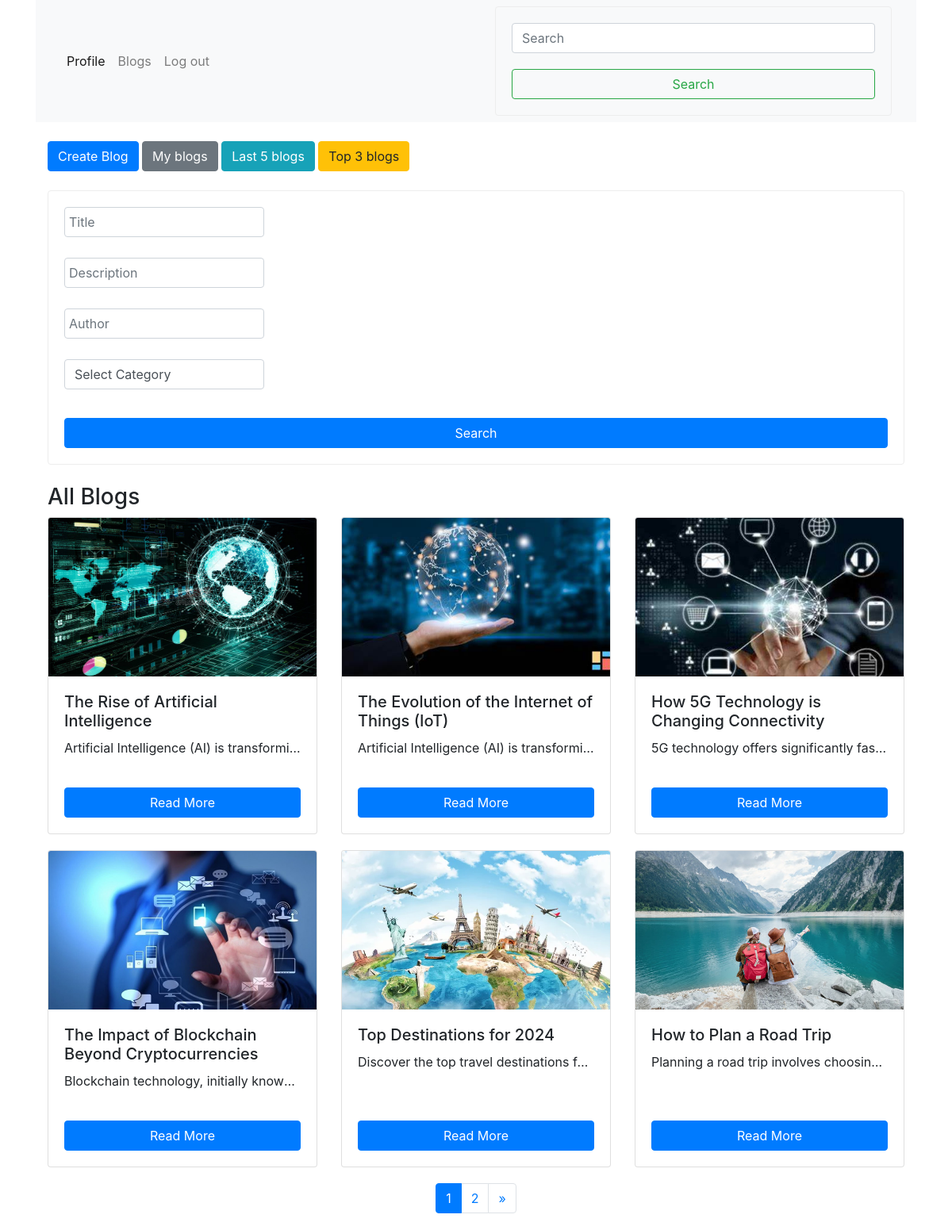
Screenshot of /blogs/blogs.php (signed in) with the database file from the repository.
### tables this page shows
CREATE TABLE `blogs` (
  `id` bigint(20) NOT NULL,
  `user_id` bigint(20) DEFAULT NULL,
  `category_id` bigint(20) DEFAULT NULL,
  `title` varchar(255) NOT NULL,
  `description` mediumtext NOT NULL,
  `blog_img` varchar(255) NOT NULL,
  `is_publish` tinyint(1) DEFAULT 0,
  `view_count` int(11) DEFAULT NULL,
  `created_at` timestamp NOT NULL DEFAULT current_timestamp(),
  `updated_at` timestamp NOT NULL DEFAULT current_timestamp() ON UPDATE current_timestamp()
);

### index.php (called while the page is built, shortened)
<?php
require_once 'helper/helper.php';
require 'head.php';
include_once 'navbar.php';
?>

### helper/helper.php (called while the page is built, shortened)
<?php
function UserLoginAuth()
{
    if (isset($_SESSION['user_id'])) {
        return true;
    } else {
        return false;
    }
}
function route($path)
{
    return 'http://localhost/Blog-Website/' . $path;
}

### blogs/blogs.php (the view, shortened to what this page needs)
<?php
include_once '../index.php';
$title = isset($_GET['title']) ? $_GET['title'] : '';
$description = isset($_GET['description']) ? $_GET['description'] : '';
$authorName = isset($_GET['author']) ? $_GET['author'] : '';
$category = isset($_GET['category']) ? (int)$_GET['category'] : 0;
$page = isset($_GET['page']) ? (int)$_GET['page'] : 1;
$limit = 6;
$offset = ($page - 1) * $limit;
$query = "SELECT blogs.*, users.name AS author_name
FROM blogs
JOIN users ON blogs.user_id = users.id
WHERE blogs.is_publish = 1";
$params = [];
$query .= " ORDER BY blogs.view_count DESC LIMIT $limit OFFSET $offset";
$blogsquery = $connection->prepare($query);
$blogsquery->execute($params);
$blogs = $blogsquery->fetchAll(PDO::FETCH_ASSOC);
$countQuery = "SELECT COUNT(*) AS total FROM blogs JOIN users ON blogs.user_id = users.id WHERE blogs.is_publish = 1";
$params = [];
$countStmt = $connection->prepare($countQuery);
$countStmt->execute($params);
$totalBlogs = $countStmt->fetch(PDO::FETCH_ASSOC)['total'];
$totalPages = ceil($totalBlogs / $limit);
?>
<!DOCTYPE html>
<html lang="en">
<head>
    <link rel="stylesheet" href="https://maxcdn.bootstrapcdn.com/bootstrap/4.5.2/css/bootstrap.min.css">
</head>
<body>
    <div class="container mt-4">
        <div class="mb-4">
            <a href="insertblog.php" class="btn btn-primary">Create Blog</a>
            <a href="usersblog.php" class="btn btn-secondary">My blogs</a>
            <a href="lastblog.php" class="btn btn-info">Last 5 blogs</a>
            <a href="top3blog.php" class="btn btn-warning">Top 3 blogs</a>
        </div>
        <div class="search mb-4">
            <form method="get" action="">
                <div class="form-row">
                    <div class="form-group col-md-3">
                        <input type="text" name="title" class="form-control" placeholder="Title" value="<?php echo htmlspecialchars($title); ?>">
                    </div>
                    <div class="form-group col-md-3">
                        <input type="text" name="description" class="form-control" placeholder="Description" value="<?php echo htmlspecialchars($description); ?>">
                    </div>
                    <div class="form-group col-md-3">
                        <input type="text" name="author" class="form-control" placeholder="Author" value="<?php echo htmlspecialchars($authorName); ?>">
                    </div>
                    <div class="form-group col-md-3">
                        <select name="category" class="form-control">
                            <option value="">Select Category</option>
                        </select>
                    </div>
                </div>
                <button type="submit" class="btn btn-primary">Search</button>
            </form>
        </div>
        <h3>All Blogs</h3>
        <div class="row">
            <?php
            if (count($blogs) > 0) {
                foreach ($blogs as $blog) {
                    echo "<div class='col-md-4'>";
                    echo "<div class='card'>";
                    echo "<img src='../uploads/" . htmlspecialchars($blog['blog_img']) . "' alt='" . htmlspecialchars($blog['title']) . "' class='card-img-top'>";
                    echo "<div class='card-body'>";
                    echo "<h5 class='card-title'>" . htmlspecialchars($blog['title']) . "</h5>";
                    echo "<p class='card-text'>" . htmlspecialchars($blog['description']) . "</p>";
                    echo "<a href='blogdetails.php?id=" . htmlspecialchars($blog['id']) . "' class='btn btn-primary'>Read More</a>";
                    echo "</div>";
                    echo "</div>";
                    echo "</div>";
                }
            } else {
                echo "<p>No blogs found.</p>";
            }
            ?>
        </div>
        <nav aria-label="Page navigation">
            <ul class="pagination justify-content-center">
                <?php for ($i = 1; $i <= $totalPages; $i++): ?>
                    <li class="page-item <?php echo $i == $page ? 'active' : ''; ?>">
                        <a class="page-link" href="?title=<?php echo urlencode($title); ?>&description=<?php echo urlencode($description); ?>&author=<?php echo urlencode($authorName); ?>&category=<?php echo $category; ?>&page=<?php echo $i; ?>">
                            <?php echo $i; ?>
                        </a>
                    </li>
                <?php endfor; ?>
                <?php if ($page < $totalPages): ?>
                    <li class="page-item">
                        <a class="page-link" href="?title=<?php echo urlencode($title); ?>&description=<?php echo urlencode($description); ?>&author=<?php echo urlencode($authorName); ?>&category=<?php echo $category; ?>&page=<?php echo $page + 1; ?>" aria-label="Next">
                            <span aria-hidden="true">&raquo;</span>
                        </a>
                    </li>
                <?php endif; ?>
            </ul>
        </nav>
    </div>
</body>
</html>

### head.php (shortened to what this page needs)
<!DOCTYPE html>
<html lang="en">
<head>
    <link href="https://cdn.jsdelivr.net/npm/bootstrap@5.0.2/dist/css/bootstrap.min.css" rel="stylesheet"
>
</head>
<body>

### navbar.php (shortened to what this page needs)
<?php
$checkAuth = UserLoginAuth()
?>
<div class="container">
        <nav class="navbar navbar-expand-lg navbar-light bg-light">
            <div class="container-fluid">
                <div class="collapse navbar-collapse" id="navbarSupportedContent">
                    <ul class="navbar-nav me-auto mb-2 mb-lg-0">
                    <?php
                       if($checkAuth){
                        echo ' <li class="nav-item">
                            <a class="nav-link active" aria-current="page" href="'.route('user/main.php').'" >Profile</a>
                        </li>';
                       }
                       ?>
                       <?php
                       if($checkAuth){
                        echo '  <li class="nav-item">
                            <a class="nav-link" href="'.route('blogs/blogs.php').'">Blogs</a>
                        </li>
                         <li class="nav-item">
                            <a class="nav-link" href="'.route('auth/logout.php').'">Log out</a>
                        </li>
                        ';
                       }
                       ?>
                    </ul>
                    <form class="d-flex">
                        <input class="form-control me-2" type="search" placeholder="Search" aria-label="Search">
                        <button class="btn btn-outline-success" type="submit">Search</button>
                    </form>
                </div>
            </div>
        </nav>

### head.php (style rules this page uses)
form { display: flex; justify-content: center; gap: 20px; flex-direction: column; width: 500px; border: 1px solid #ededed; border-radius: 4px; padding: 20px; }
form div { display: flex; flex-direction: column; gap: 10px; }
input { border: 1px solid #ededed; border-radius: 4px; padding: 20px; }
select { border: 1px solid #ededed; border-radius: 4px; padding: 20px; }
button { background-color: blue; color: #fff; border: none; cursor: pointer; padding: 20px; }

### blogs/blogs.php (style rules this page uses)
.card { margin-bottom: 20px; display: flex; flex-direction: column; height: 400px; }
.card img { height: 200px; object-fit: cover; }
.card-body { display: flex; flex-direction: column; flex-grow: 1; }
.card-title { margin-bottom: 10px; font-size: 1.25rem; }
.card-text { flex-grow: 1; overflow: hidden; text-overflow: ellipsis; white-space: nowrap; }
.search input, .search select { margin-right: 10px; }
.search { margin-bottom: 20px; }
.search form { width: 100%; }
.search form input { width: 100%; margin-right: 10px; padding: 5px; }

### rows the page displays
blogs: blog_img (picture), title "The Rise of Artificial Intelligence", description "Artificial Intelligence (AI) is transformi…"
blogs: blog_img (picture), title "The Evolution of the Internet of Things (IoT)", description "Artificial Intelligence (AI) is transformi…"
blogs: blog_img (picture), title "How 5G Technology is Changing Connectivity", description "5G technology offers significantly fas…"
blogs: blog_img (picture), title "The Impact of Blockchain Beyond Cryptocurrencies", description "Blockchain technology, initially know…"
blogs: blog_img (picture), title "Top Destinations for 2024", description "Discover the top travel destinations f…"
blogs: blog_img (picture), title "How to Plan a Road Trip", description "Planning a road trip involves choosin…"
